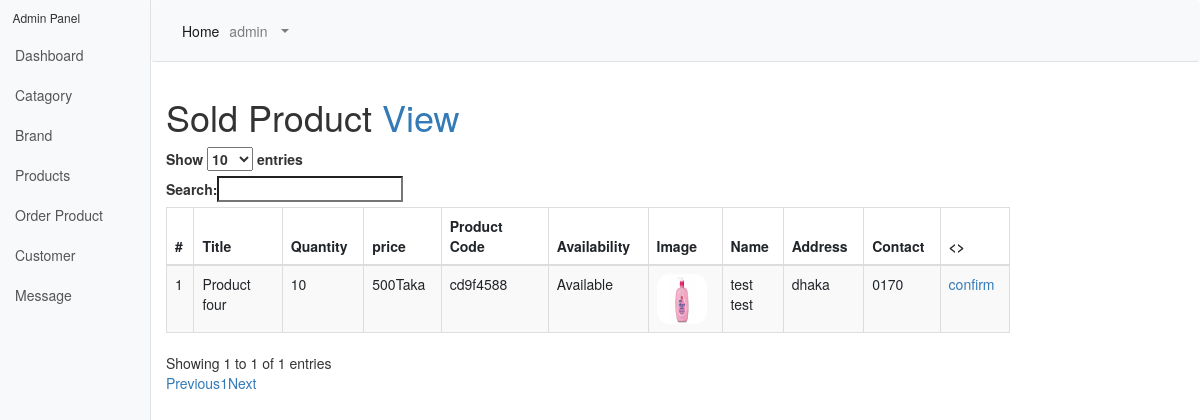
The page /admin/order.php (signed in) on the database its author committed.
### tables this page shows
CREATE TABLE `tbl_order` (
  `orderId` int(11) NOT NULL,
  `customerId` int(11) NOT NULL,
  `productId` int(11) NOT NULL,
  `productName` varchar(300) NOT NULL,
  `price` varchar(255) NOT NULL,
  `quantity` int(11) NOT NULL,
  `image` varchar(300) NOT NULL,
  `inday` datetime DEFAULT current_timestamp(),
  `confirm` tinyint(4) NOT NULL
);

CREATE TABLE `tbl_product` (
  `productId` int(11) NOT NULL,
  `productName` varchar(200) NOT NULL,
  `catId` int(11) NOT NULL,
  `brandId` int(11) NOT NULL,
  `body` text NOT NULL,
  `price` varchar(300) NOT NULL,
  `image` varchar(300) NOT NULL,
  `type` tinyint(4) NOT NULL,
  `quantityId` int(11) NOT NULL,
  `total_quantity` int(11) NOT NULL,
  `productCode` varchar(300) NOT NULL,
  `admin_id` int(11) NOT NULL,
  `uploadtime` timestamp NOT NULL DEFAULT current_timestamp(),
  `offer` tinyint(4) NOT NULL,
  `total_rat` int(11) NOT NULL,
  `hit` int(11) NOT NULL
);

CREATE TABLE `tbl_customer` (
  `customerId` int(11) NOT NULL,
  `firstName` varchar(255) NOT NULL,
  `lastName` varchar(255) NOT NULL,
  `address` varchar(400) NOT NULL,
  `email` varchar(255) NOT NULL,
  `phone` varchar(200) NOT NULL,
  `password` varchar(300) NOT NULL,
  `status` tinyint(4) NOT NULL,
  `otp` int(11) NOT NULL
);

### classes/Product.php (called while the page is built, shortened)
<?php
$filepath = realpath(dirname(__FILE__));
 include_once ($filepath.'/../lib/Database.php');
?>
<?php
class Product{
	private $db;
	public function __construct(){
		$this->db = new Database();
	}
public function getAllOrderProductadmin(){
		$query = "SELECT * FROM tbl_order LEFT JOIN tbl_product ON tbl_product.productId = tbl_order.productId INNER JOIN tbl_customer ON  tbl_order.customerId =tbl_customer.customerId WHERE confirm=0  ORDER BY inday DESC";
		$result = $this->db->select($query);
		return $result;
	}
}
?>

### lib/Database.php (called while the page is built, shortened)
<?php
Class Database{
	public $host   = DB_HOST;
	public $user   = DB_USER;
	public $pass   = DB_PASS;
	public $dbname = DB_NAME;
	public $link;
	private function connectDB(){
	$this->link = new mysqli($this->host, $this->user, $this->pass, $this->dbname);
 }
	public function select($query){
		$result = $this->link->query($query) or die($this->link->error.__LINE__);
		if($result->num_rows > 0){
			return $result;
		} else {
			return false;
		}
	}
}

### admin/order.php (the view, shortened to what this page needs)
 <?php include 'inc/header.php'; ?>
 <div class="container-fluid">
        <h1 class="mt-4">Sold Product <a href="sold.php">View</a></h1>
            <div class="row">
            	<div class="col-md-10">
<table id="datatable" class="table table-striped table-bordered" cellspacing="0" width="100%">
    				<thead>
						<tr>
							<th>#</th>
							<th>Title</th>
							<th>Quantity</th>
              <th>price</th>
              <th>Product Code</th>
              <th>Availability</th>
							<th>Image</th>
              <th>Name</th>
							<th>Address</th>
              <th>Contact</th>
              <th><></th>
						</tr>
					</thead>
					<tbody>
                      <?php
                $getApd = $pd->getAllOrderProductadmin();
                if ($getApd) {
                	$a = 0;
                  while ($result = $getApd->fetch_assoc()) {
                  	$a++;
                ?>
                            <tr>
                            	<td><?php  echo $a; ?></td>
							<td><?php echo $result['productName']; ?></td>
							<td><?php echo $result['quantity']; ?></td>
							<td><?php echo $result['price']*$result['quantity']; ?>Taka</td>
							<td><?php echo $result['productCode']; ?></td>
							<td><?php if ($result['type']==0) {
								echo "Available";
							}else{echo "Sold";}  ?></td>
							<td><img style="height: 50px; width: 50px; border-radius: 25%;" src="../<?php echo $result['image']; ?>"></td>
							<td><?php echo $result['firstName']." ".$result['lastName']; ?></td>
              <td><?php echo $result['address']; ?></td>
              <td><?php echo $result['phone']; ?></td>
    <td><a href="?confirmorder=<?php echo $result['orderId']; ?>"  >confirm
</a></td>
						</tr>
					<?php }} ?>
					</tbody>
				</table>
      	</div>
            </div>
      </div>
        </div>
  </div>
    </body>

### rows shown on the page
tbl_order: productId.productName "Product four", quantity "10", $result['price']*$result['quantity'] "500", productId.productCode "cd9f4588", productId.image (picture), customerId.firstName "test", customerId.lastName "test", customerId.address "dhaka", customerId.phone "0170"

### other values the page prints
$_SESSION['adminName'] "admin"
